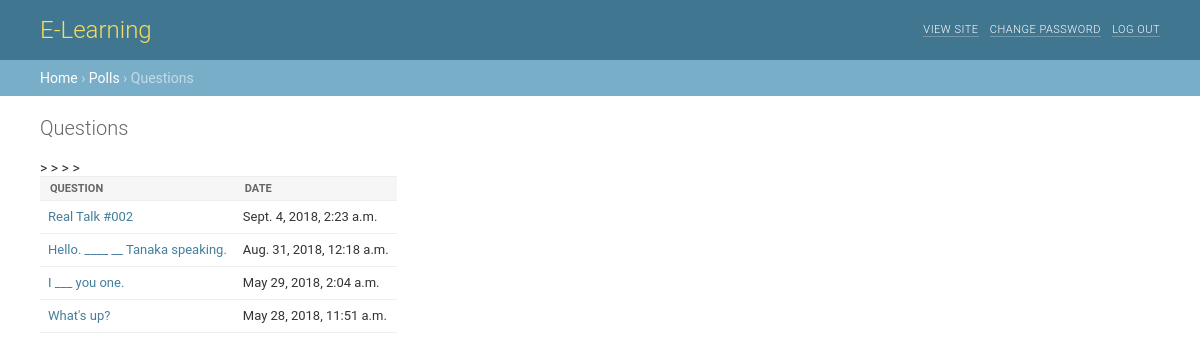
Screenshot of /polls/ with the database file from the repository.
### polls/models.py (models this page shows, shortened)
class Question(models.Model):
	question_text = models.CharField(
		verbose_name=_("Question_text"),
		max_length=200,
		blank=False
		)
	description = models.TextField(
		verbose_name=_("Description"),
		blank=True,
		help_text=_("a description of the quiz")
		)
	pub_date = models.DateTimeField(
		'date published'
		)
	def was_published_recently(self):
		 now = timezone.now()
		 return now - datetime.timedelta(days=1) <= self.pub_date <= now
	was_published_recently.admin_order_field = 'pub_date'
	was_published_recently.boolean = True
	was_published_recently.short_description = 'Published recently?'

### polls/views.py (the view)
# urls.py: path('', views.IndexView.as_view(), name='index'),
class IndexView(generic.ListView):
	template_name = 'polls/index.html'
	context_object_name = 'latest_question_list'
	def get_queryset(self):
		return Question.objects.filter(
			pub_date__lte=timezone.now()
		).order_by('-pub_date')[:5]

### polls/templates/polls/index.html (shortened to what this page needs)
{% load static %}
    <link rel="stylesheet" type="text/css" href="{% static 'polls/base.css' %}" />
<div id="header">
    <div id="branding">
        <h1 id="site-name"><a href="/admin/">E-Learning</a></h1>
    </div>
    <div id="user-tools">
        <strong>yutwat</strong>.
        <a href="/">View site</a> /
        <a href="/admin/password_change/">Change password</a> /
        <a href="/admin/logout/">Log out</a>
    </div>
</div>
<div class="breadcrumbs">
    <a href="/admin/">Home</a>
    ›
    <a href="/admin/polls/">Polls</a>
    › Questions
</div>
<div id="content", class="flex">
<h1>{{ "Questions" }}</h1>
{% if latest_question_list %}
    <table>
        <thead>
          <tr>
            <th>Question</th>
            <th>Date</th>
          </tr>
        </thead>
        <tbody>
            {% for question in latest_question_list %}
            <tr>
                <td><a href="{% url 'polls:detail' question.id %}">{{ question.question_text }}</a></td>
                <td>{{question.pub_date}}</td>
            </tr>>
            {% endfor %}
        </tbody>
    </table>
{% else %}
    <p>No polls are available.</p>
{% endif %}
</div>

### polls/static/polls/base.css (style rules this page uses)
a:link, a:visited { color: #447e9b; text-decoration: none; }
h1,h2,h3,h4,h5 { font-weight: bold; }
h1 { margin: 0 0 20px; font-weight: 300; font-size: 20px; color: #666; }
table { border-collapse: collapse; border-color: #ccc; }
td, th { font-size: 13px; line-height: 16px; border-bottom: 1px solid #eee; vertical-align: top; padding: 8px; font-family: "Roboto", "Lucida Grande", Verdana, Arial, sans-serif; }
th { font-weight: 600; text-align: left; }
thead th, tfoot td { color: #666; padding: 5px 10px; font-size: 11px; background: #fff; border: none; border-top: 1px solid #eee; border-bottom: 1px solid #eee; }
thead th { padding: 5px 10px; line-height: normal; text-transform: uppercase; background: #f6f6f6; }
div.breadcrumbs { background: #79aec8; padding: 10px 40px; border: none; font-size: 14px; color: #c4dce8; text-align: left; }
div.breadcrumbs a { color: #fff; }
#content { padding: 20px 40px; }
#header { width: auto; height: 40px; padding: 10px 40px; background: #417690; line-height: 40px; color: #417690; overflow: hidden; }
#header a:link, #header a:visited { color: #fff; }
#branding { float: left; }
#branding h1 { padding: 0; margin: 0 20px 0 0; font-weight: 300; font-size: 24px; color: #f5dd5d; }
#branding h1, #branding h1 a:link, #branding h1 a:visited { color: #f5dd5d; }
#user-tools { float: right; padding: 0; margin: 0 0 0 20px; font-weight: 300; font-size: 11px; letter-spacing: 0.5px; text-transform: uppercase; text-align: right; }
#user-tools a { border-bottom: 1px solid rgba(255, 255, 255, 0.25); }

### rows the page displays
Question: question_text "Real Talk #002", pub_date "Sept. 4, 2018, 2:23 a.m."
Question: question_text "Hello. ____ __ Tanaka speaking.", pub_date "Aug. 31, 2018, 12:18 a.m."
Question: question_text "I ___ you one.", pub_date "May 29, 2018, 2:04 a.m."
Question: question_text "What's up?", pub_date "May 28, 2018, 11:51 a.m."

### other values shown
{{ "Questions" }} "Questions"
